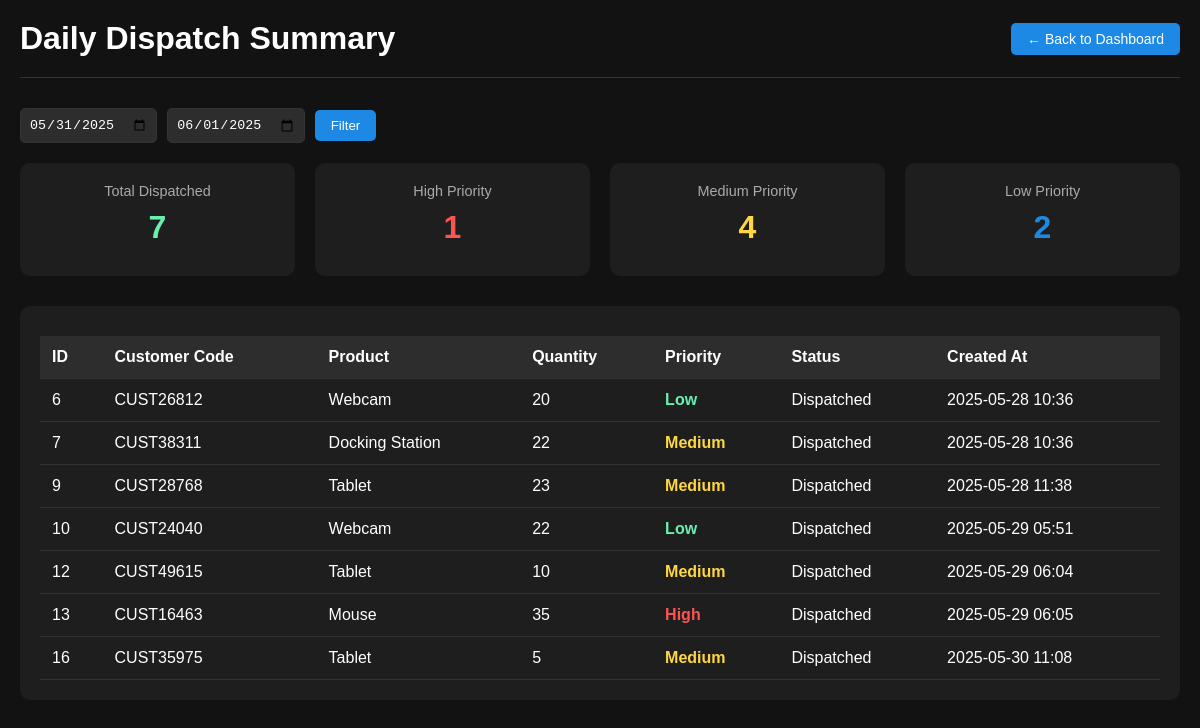
Page /daily-dispatch-summary on the earlier database version.
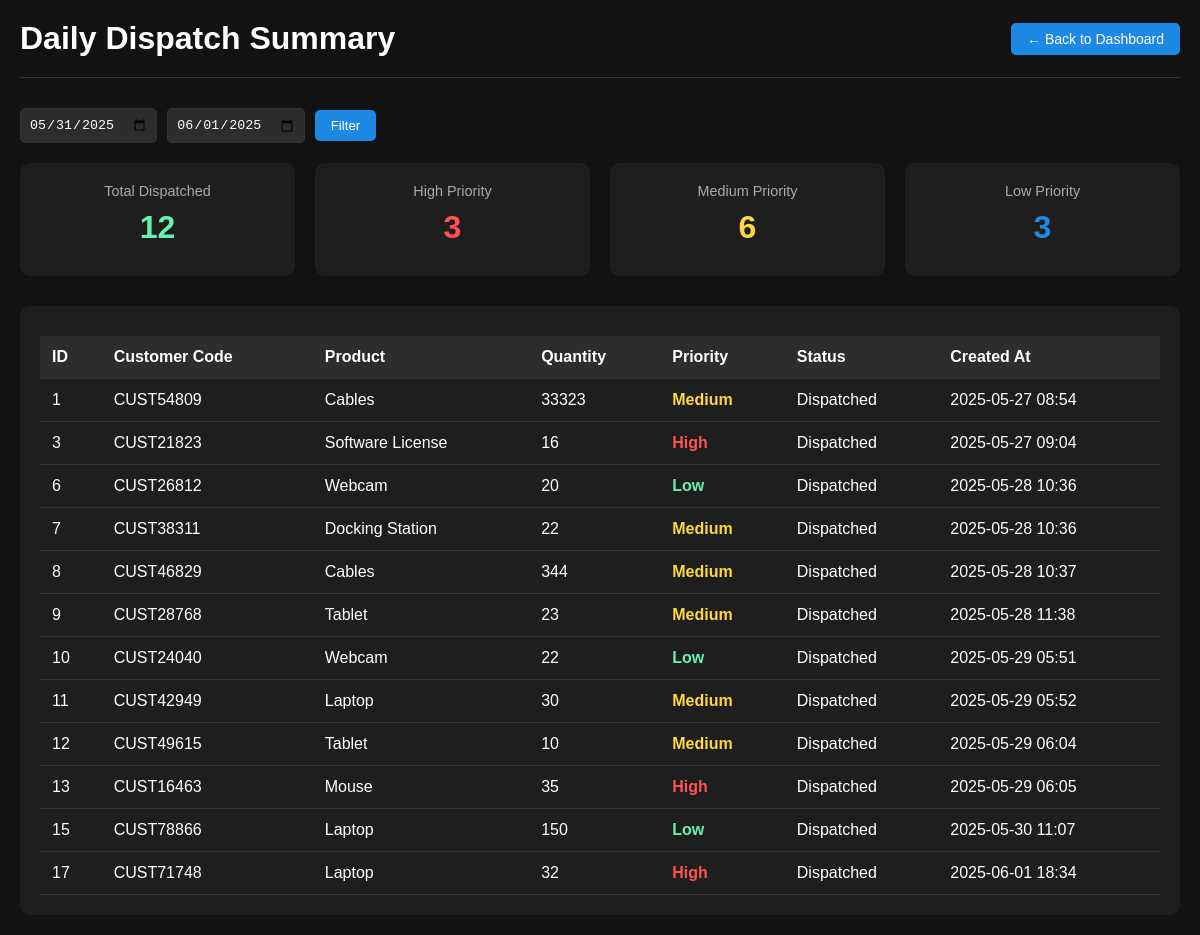
Same page on the later database version.
### models.py (models this page shows)
class Request(db.Model):
    id = db.Column(db.Integer, primary_key=True)
    customer_id = db.Column(db.Integer, db.ForeignKey('customer.id'), nullable=False)
    customer_code = db.Column(db.String(50), nullable=False)  # <-- Newly added
    item_name = db.Column(db.String(100), nullable=False)
    quantity = db.Column(db.Integer, nullable=False)
    priority = db.Column(db.String(50), nullable=False)
    status = db.Column(db.String(50), default='New')
    created_at = db.Column(db.DateTime, default=datetime.utcnow)
    submitted_by = db.Column(db.Integer, db.ForeignKey('user.id'))
    description = db.Column(db.Text, nullable=True)

### app.py (the view)
@app.route('/daily-dispatch-summary')
def daily_dispatch_summary():
    dispatched_requests = Request.query.filter_by(status='Dispatched').all()
    return render_template('daily_summary_warehouse.html', requests=dispatched_requests)

### app.py (called while the page is built)
@app.after_request
def add_header(response):
    response.headers["Cache-Control"] = "no-cache, no-store, must-revalidate, private"
    response.headers["Pragma"] = "no-cache"
    response.headers["Expires"] = "-1"
    return response

### templates/daily_summary_warehouse.html (shortened to what this page needs)
<!DOCTYPE html>
<html lang="en">
<head>
</head>
<body>
    <div class="container">
        <div class="header">
            <h1>Daily Dispatch Summary</h1>
            <div class="back-button">
                <a href="{{ url_for('warehouse_dashboard') }}">← Back to Dashboard</a>
            </div>
        </div>
        <div class="date-filter">
            <input type="date" id="startDate" name="startDate">
            <input type="date" id="endDate" name="endDate">
            <button onclick="filterByDate()">Filter</button>
        </div>
        <div class="summary-cards">
            <div class="summary-card total-dispatched">
                <div class="card-title">Total Dispatched</div>
                <div class="card-value">{{ requests|length }}</div>
            </div>
            <div class="summary-card high-priority">
                <div class="card-title">High Priority</div>
                <div class="card-value">{{ requests|selectattr('priority', 'equalto', 'High')|list|length }}</div>
            </div>
            <div class="summary-card medium-priority">
                <div class="card-title">Medium Priority</div>
                <div class="card-value">{{ requests|selectattr('priority', 'equalto', 'Medium')|list|length }}</div>
            </div>
            <div class="summary-card low-priority">
                <div class="card-title">Low Priority</div>
                <div class="card-value">{{ requests|selectattr('priority', 'equalto', 'Low')|list|length }}</div>
            </div>
        </div>
        <div class="table-container">
            {% if requests %}
            <table>
                <thead>
                    <tr>
                        <th>ID</th>
                        <th>Customer Code</th>
                        <th>Product</th>
                        <th>Quantity</th>
                        <th>Priority</th>
                        <th>Status</th>
                        <th>Created At</th>
                    </tr>
                </thead>
                <tbody>
                    {% for req in requests %}
                    <tr>
                        <td>{{ req.id }}</td>
                        <td>{{ req.customer_code }}</td>
                        <td>{{ req.item_name }}</td>
                        <td>{{ req.quantity }}</td>
                        <td>
                            <span class="priority-{{ req.priority|lower }}">
                                {{ req.priority }}
                            </span>
                        </td>
                        <td>{{ req.status }}</td>
                        <td>{{ req.created_at.strftime('%Y-%m-%d %H:%M') }}</td>
                    </tr>
                    {% endfor %}
                </tbody>
            </table>
            {% else %}
            <div class="no-requests">
                <h2>No Dispatched Requests</h2>
                <p>There are no requests that have been dispatched yet.</p>
            </div>
            {% endif %}
        </div>
    </div>
</body>
</html>

Differences in the rows shown:
no longer on this page (row edited): Request: id "16", customer_code "CUST35975", item_name "Tablet", quantity "5", priority "Medium", status "Dispatched", created_at "2025-05-30 11:08"
now on this page (row edited): Request: id "1", customer_code "CUST54809", item_name "Cables", quantity "33323", priority "Medium", status "Dispatched", created_at "2025-05-27 08:54"
now on this page (row edited): Request: id "3", customer_code "CUST21823", item_name "Software License", quantity "16", priority "High", status "Dispatched", created_at "2025-05-27 09:04"
now on this page (row edited): Request: id "8", customer_code "CUST46829", item_name "Cables", quantity "344", priority "Medium", status "Dispatched", created_at "2025-05-28 10:37"
now on this page (row edited): Request: id "11", customer_code "CUST42949", item_name "Laptop", quantity "30", priority "Medium", status "Dispatched", created_at "2025-05-29 05:52"
now on this page (row edited): Request: id "15", customer_code "CUST78866", item_name "Laptop", quantity "150", priority "Low", status "Dispatched", created_at "2025-05-30 11:07"
added Request: id "17", customer_code "CUST71748", item_name "Laptop", quantity "32", priority "High", status "Dispatched", created_at "2025-06-01 18:34"
Other differences:
{{ requests|length }}: "7" → "12"
{{ requests|selectattr('priority', 'equalto', 'High')|list|length }}: "1" → "3"
{{ requests|selectattr('priority', 'equalto', 'Medium')|list|length }}: "4" → "6"
{{ requests|selectattr('priority', 'equalto', 'Low')|list|length }}: "2" → "3"
